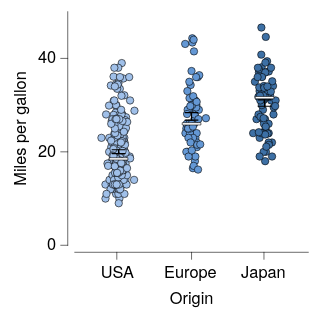

The Vega-Lite source for this figure:
### Vega-Lite specification from a JSON file in a GitHub repository (floating-point values rounded to 4 significant figures; data arrays with more than 128 entries replaced by an {"elided": "..."} marker saying what was removed)
{"background": null, "config": {"arc": {"fill": "black", "fillOpacity": 1.0, "innerRadius": 25.0, "padAngle": 0.03, "stroke": "black", "strokeOpacity": 1, "strokeWidth": 0.25}, "area": {"fill": "black", "fillOpacity": 1.0, "stroke": "black", "strokeOpacity": 1, "strokeWidth": 0.25}, "axis": {"domain": true, "domainCap": "round", "domainColor": "black", "domainWidth": 0.25, "grid": false, "gridCap": "round", "gridColor": "#F1F1F1", "gridDash": [0, 0], "gridOpacity": 1.0, "gridWidth": 0.25, "labelColor": "black", "labelFont": "HelveticaNeue", "labelFontSize": 7, "labelFontStyle": "normal", "labelFontWeight": 400, "offset": 3, "ticks": true, "tickCap": "round", "tickColor": "black", "tickSize": 3, "tickWidth": 0.25, "titleColor": "black", "titleFont": "HelveticaNeue", "titleFontSize": 7, "titleFontStyle": "normal", "titleFontWeight": 400}, "axisX": {"domain": true, "labelAlign": "center", "labelAngle": 0, "labels": true, "ticks": true, "translate": 0}, "axisY": {"domain": true, "labelAlign": "right", "labelAngle": 0, "labels": true, "ticks": true, "translate": 0}, "axisRight": {"domain": true, "labelAlign": "left", "labelAngle": 0, "labels": true, "ticks": true, "translate": 0}, "axisTop": {"domain": true, "labelAlign": "center", "labelAngle": 0, "labels": true, "ticks": true, "translate": 0}, "bar": {"fill": "black", "fillOpacity": 1.0, "stroke": "black", "strokeOpacity": 1, "strokeWidth": 0.25}, "boxplot": {"size": 8.0, "ticks": {"cornerRadius": 0.25, "fill": "black", "size": 6.0, "thickness": 0.25}, "box": {"fillOpacity": 1.0, "stroke": "black", "strokeOpacity": 1, "strokeWidth": 0.25}, "median": {"fill": "white", "fillOpacity": 1.0, "size": 8.0, "stroke": "black", "strokeOpacity": 1, "strokeWidth": 0.25}, "rule": {"fill": "black", "fillOpacity": 1.0, "size": 10.0, "stroke": "black", "strokeDash": [0, 0], "strokeOpacity": 1, "strokeWidth": 0.25}, "outliers": {"color": "black", "fill": "black", "fillOpacity": 1.0, "size": 0, "stroke": "black", "strokeOpacity": 1, "strokeWidth": 0.25}}, "circle": {"fill": "white", "fillOpacity": 1.0, "size": 2.5, "stroke": "black", "strokeOpacity": 1, "strokeWidth": 0.25}, "errorband": {"band": {"fillOpacity": 0.6, "stroke": null, "strokeWidth": 0.25, "strokeOpacity": 1}, "borders": {"opacity": 0, "strokeOpacity": 0.25, "strokeWidth": 1}}, "errorbar": {"opacity": 1, "rule": {"strokeDash": [0, 0], "strokeWidth": 0.5}, "ticks": {"color": "black", "cornerRadius": 0.25, "opacity": 1, "size": 6.0, "thickness": 0.5}, "thickness": 0.5}, "font": "HelveticaNeue", "geoshape": {"fill": "black", "fillOpacity": 1.0, "stroke": "black", "strokeOpacity": 1, "strokeWidth": 0.25}, "header": {"labelColor": "black", "labelFont": "HelveticaNeue", "labelFontSize": 7, "labelFontStyle": "normal", "labelFontWeight": 400, "titleColor": "black", "titleFont": "HelveticaNeue", "titleFontSize": 7, "titleFontStyle": "normal", "titleFontWeight": 400, "titlePadding": 0}, "legend": {"disable": false, "offset": 3, "gradientLength": 50.0, "gradientThickness": 5.0, "gradientOpacity": 1.0, "gradientStrokeColor": "black", "gradientStrokeWidth": 0.25, "labelColor": "black", "labelFont": "HelveticaNeue", "labelFontSize": 7, "labelFontStyle": "normal", "labelFontWeight": 400, "strokeColor": "black", "strokeWidth": 0, "symbolSize": 42, "symbolStrokeColor": "black", "symbolStrokeWidth": 0.25, "titleColor": "black", "titleFont": "HelveticaNeue", "titleFontSize": 7, "titleFontStyle": "normal", "titleFontWeight": 400}, "line": {"color": "black", "stroke": "black", "strokeCap": "round", "strokeDash": [0, 0], "strokeOpacity": 1, "strokeWidth": 0.375}, "point": {"filled": true, "fill": "black", "fillOpacity": 1.0, "size": 5.0, "stroke": "black", "strokeOpacity": 1, "strokeWidth": 0.25}, "range": {"category": {"scheme": ["#DFE9F7", "#ADC8EC", "#7AA8E0", "#4D87CA", "#386898", "#264A69"]}, "diverging": {"scheme": ["#BC4A5A", "#C96872", "#D4858B", "#DFA1A5", "#E8BDBF", "#F0DADA", "#F6F6F6", "#D7E0EB", "#B9CBE0", "#9BB6D5", "#7DA1C9", "#5F8CBD", "#4177B1"]}, "heatmap": {"scheme": ["#DFE9F7", "#C6D9F1", "#ADC8EC", "#94B8E6", "#7AA8E0", "#6097DA", "#4D87CA", "#4177B1", "#386898", "#2F597F", "#264A69", "#1D3A58"]}, "ordinal": {"scheme": ["#DFE9F7", "#C6D9F1", "#ADC8EC", "#94B8E6", "#7AA8E0", "#6097DA", "#4D87CA", "#4177B1", "#386898", "#2F597F", "#264A69", "#1D3A58"]}, "ramp": {"scheme": ["#DFE9F7", "#C6D9F1", "#ADC8EC", "#94B8E6", "#7AA8E0", "#6097DA", "#4D87CA", "#4177B1", "#386898", "#2F597F", "#264A69", "#1D3A58"]}}, "rule": {"color": "black", "stroke": "black", "strokeCap": "round", "strokeDash": [2, 2], "strokeOpacity": 1, "strokeWidth": 0.25}, "scale": {"bandPaddingInner": 0.1, "bandPaddingOuter": 0.1, "round": false}, "rect": {"fill": "black", "fillOpacity": 1.0, "stroke": "black", "strokeOpacity": 1, "strokeWidth": 0.25}, "square": {"fill": "black", "fillOpacity": 1.0, "size": 10.0, "stroke": "black", "strokeOpacity": 1, "strokeWidth": 0.25}, "text": {"color": "black", "font": "HelveticaNeue", "fontSize": 7, "fontStyle": "normal", "fontWeight": 400}, "title": {"anchor": "middle", "frame": "group", "color": "black", "font": "HelveticaNeue", "fontSize": 7, "fontStyle": "normal", "fontWeight": 400, "subtitleColor": "black", "subtitleFont": "HelveticaNeue", "subtitleFontSize": "HelveticaNeue", "subtitleFontStyle": "normal", "subtitleFontWeight": 400}, "view": {"continuousWidth": 100, "continuousHeight": 100, "discreteWidth": 100, "discreteHeight": 100, "fill": null, "stroke": null, "strokeWidth": 0.25}}, "layer": [{"data": {"name": "data-935eb22f7559d5aa3d079daff97b9735"}, "mark": {"type": "circle", "opacity": 1.0, "size": 10.0}, "encoding": {"color": {"field": "Origin", "legend": null, "sort": ["USA", "Europe", "Japan"], "title": null, "type": "nominal"}, "x": {"axis": {}, "field": "Origin", "sort": ["USA", "Europe", "Japan"], "title": "Origin", "type": "nominal"}, "xOffset": {"field": "jitter_x", "scale": {"domain": [-7.33, 7.33], "range": [5.17, 19.83]}, "type": "quantitative"}, "y": {"field": "Miles_per_Gallon", "title": "Miles per gallon", "type": "quantitative"}}}, {"data": {"name": "data-4bd92e4c9b29f52b896ac3c737c396e4"}, "mark": {"type": "errorbar"}, "encoding": {"x": {"axis": {}, "field": "Origin", "sort": ["USA", "Europe", "Japan"], "title": "Origin", "type": "nominal"}, "y": {"field": "__mean", "title": "Miles per gallon", "type": "quantitative"}, "yError": {"field": "__error"}}}, {"data": {"name": "data-935eb22f7559d5aa3d079daff97b9735"}, "mark": {"type": "boxplot", "box": {"fillOpacity": 0, "strokeOpacity": 0}, "outliers": {"opacity": 0}, "rule": {"strokeOpacity": 0}, "ticks": false}, "encoding": {"x": {"axis": {}, "field": "Origin", "sort": ["USA", "Europe", "Japan"], "title": "Origin", "type": "nominal"}, "y": {"field": "Miles_per_Gallon", "title": "Miles per gallon", "type": "quantitative"}}}], "$schema": "https://vega.github.io/schema/vega-lite/v6.4.1.json", "datasets": {"data-935eb22f7559d5aa3d079daff97b9735": {"elided": "392 records"}, "data-4bd92e4c9b29f52b896ac3c737c396e4": [{"Origin": "Europe", "__mean": 27.6, "__error": 0.798, "__dysonsphere__": 1}, {"Origin": "USA", "__mean": 20.03, "__error": 0.4115, "__dysonsphere__": 1}, {"Origin": "Japan", "__mean": 30.45, "__error": 0.6852, "__dysonsphere__": 1}]}}
